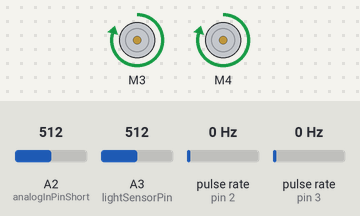
The sketch below on a simulated Arduino Uno, built with avr-gcc and run on an emulated ATmega328P. Shown: 2 × DC motor (green arrow = forward, orange = backward, longer = faster). Wiring (inferred from the names in the program): 2 × pulse sensor: data pin 2 / data pin 3. The test bench sets the inputs (shaded band); at power-on: pulse rate (sensors on pin 2, pin 3) 0 Hz, A3 (lightSensorPin) = 512, A2 (analogInPinShort) = 512.

Above: at 1.2 s.
1.3 s: pulse rate (sensor on pin 2) set to 100 Hz
At 4.0 s:
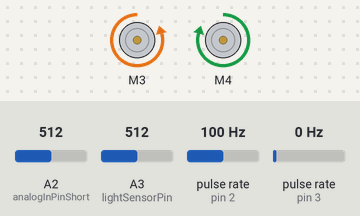
4.3 s: pulse rate (sensor on pin 2) set to 53 Hz
At 5.3 s:
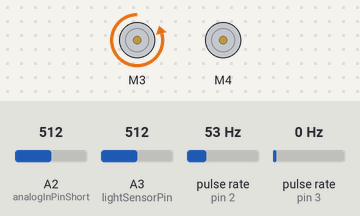
6.3 s: pulse rate (sensor on pin 2) set to 51 Hz
9.3 s: pulse rate (sensor on pin 3) set to 4 Hz
At 10.3 s:
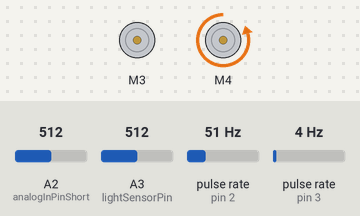
12.3 s: pulse rate (sensor on pin 2) set to 4 Hz
At 12.81 s:
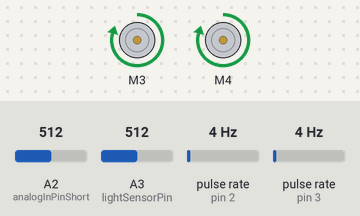
15.3 s: A3 (lightSensorPin) set to 340
Timing chart, 0 to 19.3 s (numbered marks = the images above; inputs shaded):
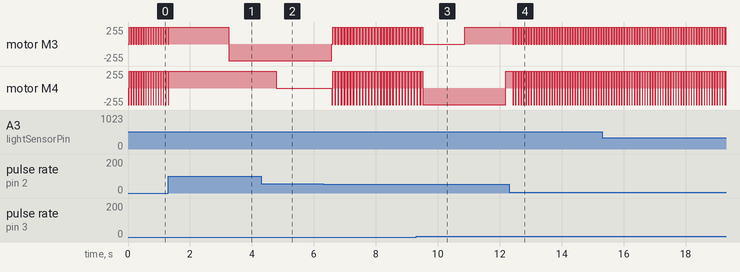

Measured:
- after the input at 1.3 s, motor M4: goes on until 1.3 s, then stays forward 250/255
- after the input at 12.3 s, motor M4: alternates forward 250/255 for 0.05 s and backward 250/255 for 0.03 s, starting after 0.11 s
- by itself, motor M3: alternates forward 250/255 for 0.05 s and stopped for 0.03 s
- by itself, motor M4: alternates forward 250/255 for 0.05 s and backward 250/255 for 0.03 s

The sketch:

LineFollower.ino
```cpp
// Line follower robot
// Start from the RIGHT side of the board, for the encoderCountGoal
// to be correct, so the robot stops on top of the ramp.

#include <AFMotor.h>
#include <SoftwareSerial.h>

// #define DEBUG           1

// Pin constants:
#define switchPin       11
#define txPin           13  // LCD tx pin.
#define rxPin           13  // LCD rx pin (not really used).
#define RightMotorPin   3   // Right motor is connected to this pin
#define LeftMotorPin    4   // Left motor is connected to this pin
#define leftEncoderPin  2   // Encoder i.e. break-beam sensor (2 or 3 only, to allow hardware interrupt)
#define rightEncoderPin 3
#define SPEED           250 // Set speed to be used for motors

AF_DCMotor Left_Motor(LeftMotorPin, MOTOR34_1KHZ); // Set up left motor on port 4, 1KHz pwm
AF_DCMotor Right_Motor(RightMotorPin, MOTOR34_1KHZ); // Set up right motor on port 3, 1KHz pwm

int fastMotorSpeed;
int slowMotorSpeed;

// Encoder variables:
volatile int leftEncoderCount;   // Use "volatile" for faster updating of value during hardware interrupts.
volatile int rightEncoderCount;
unsigned int encoderCountGoal = 405;

// Light sensor:
const int lightSensorPin = A3;
unsigned int lightSensorValue;

// IR sensors:
const int analogInPinShort = A2; // Analog input from short range reflector
unsigned int sensorValueShort;   // Short range sensor value

// LCD Screen:
SoftwareSerial mySerial = SoftwareSerial(rxPin, txPin);

void setup() {
  // Setup serial display:
  pinMode(txPin, OUTPUT);
  mySerial.begin(9600);

  // Set motor speed:
  Right_Motor.setSpeed(SPEED);
  Left_Motor.setSpeed(SPEED);

  // Setup hardware interrupt:
  int leftInterruptPin = leftEncoderPin - 2;   // Hardware interrupt pin (0 or 1 only, to refer to digital pin 2 or 3, respectively).
  attachInterrupt(leftInterruptPin, incrementLeftEncoder, FALLING);   // Attach interrupt pin, name of function to be called
  // During interrupt, and whether to run interrupt upon voltage FALLING from high to low or ...
  int rightInterruptPin = rightEncoderPin - 2;
  attachInterrupt(rightInterruptPin, incrementRightEncoder, FALLING);

  // Setup encoder:
  pinMode(leftEncoderPin, INPUT);
  digitalWrite(leftEncoderPin, HIGH);
  pinMode(rightEncoderPin, INPUT);
  digitalWrite(rightEncoderPin, HIGH);

  // Set light sensor:
  pinMode(lightSensorPin, INPUT);
  digitalWrite(lightSensorPin, HIGH);

  // Initialize serial communications at 9600 bps:
  Serial.begin(9600);

  // Clear LCD screen
  mySerial.print("?f"); // Send clear screen command to LCD
}

void loop() {
  // Read short range sensor value
  sensorValueShort = analogRead(analogInPinShort);
  if (sensorValueShort > 500)
  {
    Left_Motor.run(BACKWARD);
    Right_Motor.run(RELEASE);
    delay(30);

    SharpTurnLeft();
    delay(50);
  }

  // Read IR sensor values
  lightSensorValue = analogRead(lightSensorPin);
  if (lightSensorValue < 350)
  {
    // To the right of the line - turn left
    TurnRight();
  }
  else
  {
    // Over the line - turn right
    TurnLeft();
  }

  printDebug();

  if (rightEncoderCount > encoderCountGoal)
  {
    StopMotors();
    while(true){}
  }
}

// --- //

void incrementLeftEncoder()
{
  ++leftEncoderCount;
  displayEncoderCounts();
}

void incrementRightEncoder()
{
  ++rightEncoderCount;
  displayEncoderCounts();
}

void displayEncoderCounts()
{
  mySerial.print("?x00?y1");
  mySerial.print("L: ");
  mySerial.print(leftEncoderCount);
  mySerial.print(" R: ");
  mySerial.print(rightEncoderCount);
}

void TurnLeft()
{
  Right_Motor.run(BACKWARD);
  Left_Motor.run(RELEASE);
}

void TurnRight()
{
  Left_Motor.run(FORWARD);
  Right_Motor.run(RELEASE);
}

void SharpTurnLeft()
{
  Right_Motor.run(FORWARD);
  Left_Motor.run(FORWARD);
}

void SharpTurnRight()
{
  Right_Motor.run(BACKWARD);
  Left_Motor.run(BACKWARD);
}

void DriveForward()
{
  //For rear-wheel drive run it BACKWARD
  //For FWD run forward
  Right_Motor.run(BACKWARD);
  Left_Motor.run(FORWARD);
}

void StopMotors()
{
  Right_Motor.run(RELEASE);
  Left_Motor.run(RELEASE);
}

void printDebug()
{
  #ifdef DEBUG
  Serial.print("LightSensor = " );
  Serial.println(lightSensorValue);

  Serial.print("RangeSensor = " );
  Serial.println(sensorValueShort);

  Serial.print("RightEncoderCount = ");
  Serial.println(rightEncoderCount);

  delay(500);
  #endif
}
```
